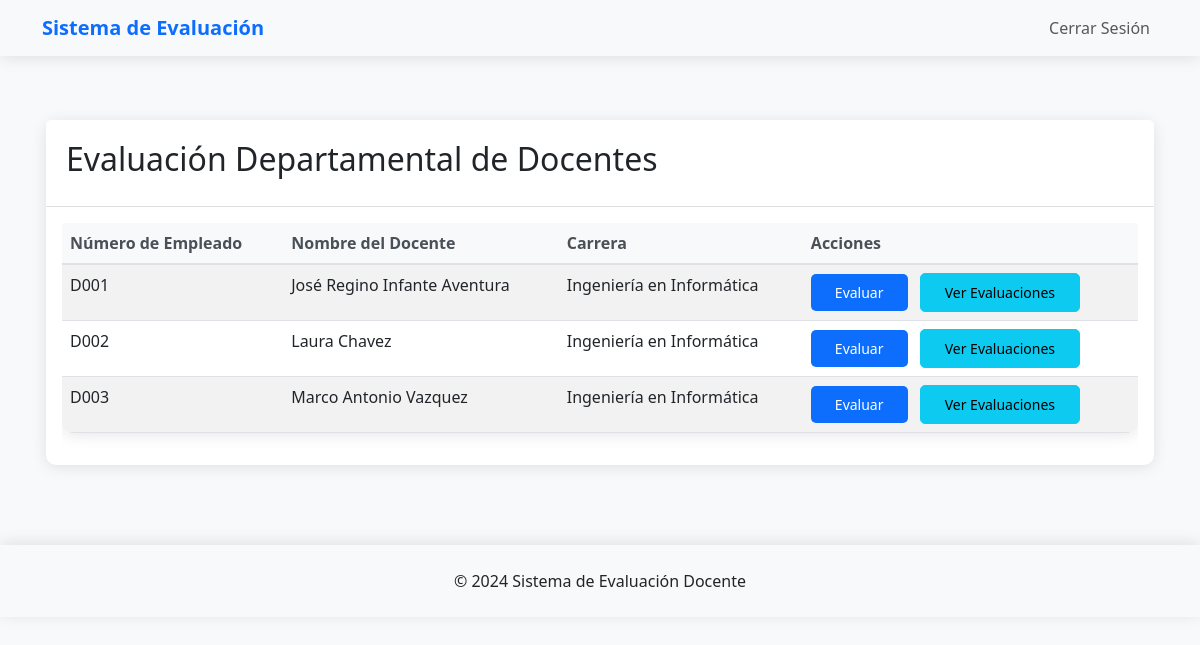
Screenshot of /jefe/docentes/ (signed in) with the database file from the repository.
### evaluaciones/models.py (models this page shows, shortened)
class Docente(models.Model):
    user = models.OneToOneField(CustomUser, on_delete=models.CASCADE)
    numero_empleado = models.CharField(max_length=10)
    carrera = models.ForeignKey(Carrera, on_delete=models.CASCADE)

class CustomUser(AbstractUser):
    USER_TYPE_CHOICES = (
        ('student', 'Estudiante'),
        ('teacher', 'Docente'),
        ('department_head', 'Jefe de Departamento'),
    )
    user_type = models.CharField(max_length=20, choices=USER_TYPE_CHOICES)
    @property
    def is_teacher(self):
        return self.user_type == 'teacher'
    @property
    def is_department_head(self):
        return self.user_type == 'department_head'

class Carrera(models.Model):
    nombre = models.CharField(max_length=100)

### evaluaciones/views/jefe_views.py (the view)
# urls.py: path('jefe/docentes/', jefe_views.lista_docentes_departamento,
@login_required
@user_passes_test(is_department_head)
def lista_docentes_departamento(request):
    docentes = Docente.objects.all()
    return render(request, 'evaluaciones/jefe/lista_docentes.html', {'docentes': docentes})

### evaluaciones/views/jefe_views.py (called while the page is built)
def is_department_head(user):
    return user.is_department_head

### evaluaciones/templates/evaluaciones/jefe/lista_docentes.html
{% extends 'evaluaciones/base.html' %}
{% block content %}
<div class="card">
    <div class="card-header">
        <h2>Evaluación Departamental de Docentes</h2>
    </div>
    <div class="card-body">
        <div class="table-responsive">
            <table class="table table-striped">
                <thead>
                    <tr>
                        <th>Número de Empleado</th>
                        <th>Nombre del Docente</th>
                        <th>Carrera</th>
                        <th>Acciones</th>
                    </tr>
                </thead>
                <tbody>
                    {% for docente in docentes %}
                    <tr>
                        <td>{{ docente.numero_empleado }}</td>
                        <td>{{ docente.user.get_full_name }}</td>
                        <td>{{ docente.carrera.nombre }}</td>
                        <td>
                            <a href="{% url 'evaluacion_departamental' docente.id %}"
                               class="btn btn-primary btn-sm me-2">
                                Evaluar
                            </a>
                            <a href="{% url 'ver_evaluaciones_docente' docente.id %}"
                               class="btn btn-info btn-sm">
                                Ver Evaluaciones
                            </a>
                        </td>
                    </tr>
                    {% empty %}
                    <tr>
                        <td colspan="4" class="text-center">No hay docentes disponibles para evaluar</td>
                    </tr>
                    {% endfor %}
                </tbody>
            </table>
        </div>
    </div>
</div>
{% endblock %}

### evaluaciones/templates/evaluaciones/base.html (shortened to what this page needs)
{% load static %}
<!DOCTYPE html>
<html lang="es">
<head>
    <link href="https://cdn.jsdelivr.net/npm/bootstrap@5.3.0/dist/css/bootstrap.min.css" rel="stylesheet">
    <link href="https://cdnjs.cloudflare.com/ajax/libs/font-awesome/6.0.0/css/all.min.css" rel="stylesheet">
    <link href="{% static 'css/custom.css' %}" rel="stylesheet">
</head>
<body>
    <nav class="navbar navbar-expand-lg navbar-light bg-light">
        <div class="container">
            <a class="navbar-brand" href="{% url 'home' %}">Sistema de Evaluación</a>
            <div class="collapse navbar-collapse" id="navbarNav">
                {% if user.is_authenticated %}
                    <ul class="navbar-nav ms-auto">
                        <li class="nav-item">
                            <form method="post" action="{% url 'logout' %}" class="d-inline">
                                <button type="submit" class="btn nav-link" style="background: none; border: none;">
                                    Cerrar Sesión
                                </button>
                            </form>
                        </li>
                    </ul>
                {% endif %}
            </div>
        </div>
    </nav>
    <div class="container main-container">
        {% block content %}{% endblock %}
    </div>
    <footer class="bg-light py-4 mt-5">
        <div class="container text-center">
            <p class="mb-0">&copy; 2024 Sistema de Evaluación Docente</p>
        </div>
    </footer>
</body>
</html>

### evaluaciones/static/css/custom.css (style rules this page uses)
body { background-color: #f8f9fa; font-family: 'Segoe UI', system-ui, -apple-system, sans-serif; }
.main-container { padding: 2rem 1rem; margin-top: 2rem; }
.card { border: none; border-radius: 10px; box-shadow: 0 2px 15px rgba(0, 0, 0, 0.1); transition: transform 0.2s; }
.card-header { background-color: #fff; border-bottom: 1px solid rgba(0,0,0,.125); padding: 1.25rem; }
.btn { border-radius: 5px; padding: 0.5rem 1.5rem; font-weight: 500; transition: all 0.3s; }
.btn-primary { background-color: #0d6efd; border: none; }
.table { background: white; border-radius: 10px; overflow: hidden; box-shadow: 0 2px 15px rgba(0, 0, 0, 0.1); }
.table thead th { background: #f8f9fa; border-bottom: 2px solid #dee2e6; color: #495057; font-weight: 600; }
.navbar { box-shadow: 0 2px 15px rgba(0, 0, 0, 0.1); background-color: white; }
.navbar-brand { font-weight: 600; color: #0d6efd; }
footer { background-color: white !important; box-shadow: 0 -2px 15px rgba(0, 0, 0, 0.1); padding: 1.5rem 0; margin-top: 3rem; }

### rows the page displays
Docente: numero_empleado "D001", user.get_full_name "José Regino Infante Aventura", carrera.nombre "Ingeniería en Informática"
Docente: numero_empleado "D002", user.get_full_name "Laura Chavez", carrera.nombre "Ingeniería en Informática"
Docente: numero_empleado "D003", user.get_full_name "Marco Antonio Vazquez", carrera.nombre "Ingeniería en Informática"
